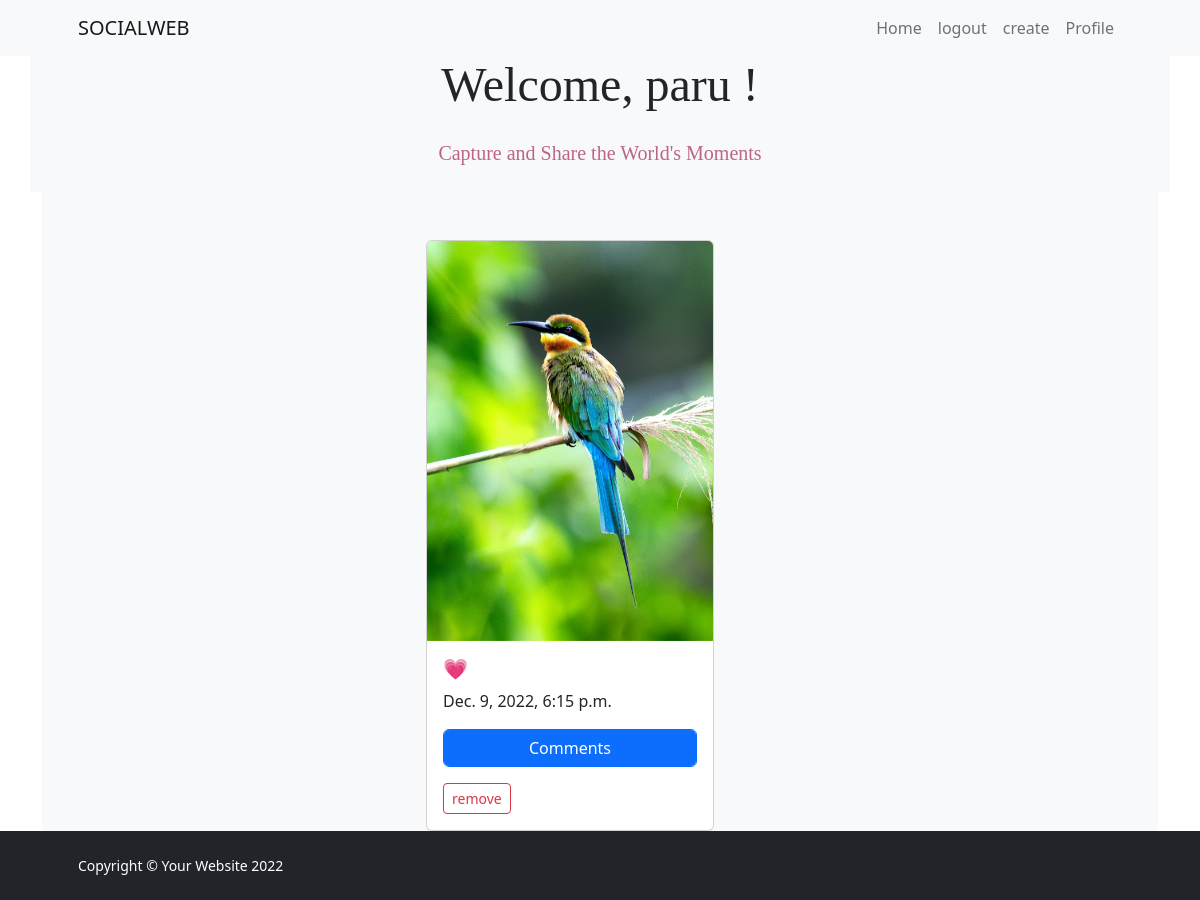
The page /post/profile (signed in) on the database its author committed.
### api/models.py (models this page shows, shortened)
class MyUser(AbstractUser):
    phone=models.CharField(max_length=200)
    profile_pic=models.ImageField(upload_to="profilepics",null=True)

class Posts(models.Model):
    image=models.ImageField(null=True,upload_to="images",blank=True)
    user=models.ForeignKey(MyUser,on_delete=models.CASCADE)
    caption=models.CharField(max_length=500)
    like=models.ManyToManyField(MyUser,related_name="like")
    posted_date=models.DateTimeField(auto_now_add=True)
    @property
    def fetch_comments(self):
        comments=self.comments_set.all()
        return comments

### api/views.py (the view, shortened to what this page needs)
# urls.py: path("post/profile",views.MypostView.as_view(),name="profile"),
class MypostView(ListView,FormView):
    model=Posts
    form_class=PostForm
    template_name="profile.html"
    pk_url_kwargs="id"
    context_object_name="myposts"
    def get_queryset(self):
        return Posts.objects.all().filter(user=self.request.user)

### api/templates/profile.html (shortened to what this page needs)
{%extends 'index.html'%}
{%block body_block%}
{%for q in myposts%}
<div class="card mt-5" style="width: 18rem;">
    {%if q.image%}
    <a href="#!"></a><img src="{{q.image.url}}" class="card-img-top" alt="..."></a>
    {%endif%}
    <div class="card-body">
      <h5 class="card-title">{{q.caption}}</h5>
      <p class="card-text">{{q.posted_date}}</p>
      <p>
        <button class="btn btn-primary form-control" type="button" data-bs-toggle="collapse"
            data-bs-target="#collapseExample" aria-expanded="false" aria-controls="collapseExample">
            Comments
        </button>
    </p>
        <a href="{%url 'remove-post' q.id %}" class="btn btn-sm btn-outline-danger">remove</a>
    </div>
</div>
{%endfor%}
{%endblock%}

### api/templates/index.html (shortened to what this page needs)
<!DOCTYPE html>
{%load static%}
<html lang="en">
    <head>
        <link href="https://cdn.jsdelivr.net/npm/bootstrap-icons@1.5.0/font/bootstrap-icons.css" rel="stylesheet" />
        <link href="{%static 'css/styles.css'%}" rel="stylesheet" />
        <link href="https://cdn.jsdelivr.net/npm/bootstrap@5.2.2/dist/css/bootstrap.min.css" rel="stylesheet">
        <link rel="stylesheet" href="https://cdnjs.cloudflare.com/ajax/libs/font-awesome/4.7.0/css/font-awesome.min.css">
    </head>
    <body class="d-flex flex-column h-100">
        <main class="flex-shrink-0">
            <nav class="navbar navbar-expand-lg navbar-light bg-light">
                <div class="container px-5">
                    <a class="navbar-brand " href="index.html"> SOCIALWEB</a>
                    <div class="collapse navbar-collapse" id="navbarSupportedContent">
                        <ul class="navbar-nav ms-auto mb-2 mb-lg-0">
                            <li class="nav-item"><a class="nav-link" href="{%url 'index'%}">Home</a></li>
                            <li class="nav-item"><a class="nav-link" href="{%url 'logout'%}">logout</a></li>
                            <li class="nav-item"><a class="nav-link" href="{%url 'addpost'%}">create</a></li>
                            <li class="nav-item"><a class="nav-link" href="{%url 'profile'%}">Profile</a></li>
                        </ul>
                    </div>
                </div>
            </nav>
            <div class="container ">
                <div class="row bg-light ">
                        <h1 class="display-5  mb-2 text-center ">
                          <p style="font-family: 'Times New Roman', Times, serif;"> Welcome, {{request.user}} ! </p> </h1>
                        <p class="lead  text-center  mb-4" style="font-family: 'Times New Roman', Times, serif; color:rgb(188, 101, 136) ;">Capture and Share the World's Moments </p>
            </div>
            <div class="container">
                <div class="row bg-light ">
                    <div class="col-4">
                        </div>
                    <div class="col-4">
                         {%block body_block%}
                        {%endblock%}
                    </div>
                    <div class="col-4"></div>
                </div>
            </div>
        </main>
        <footer class="bg-dark py-4 mt-auto">
            <div class="container px-5">
                <div class="row align-items-center justify-content-between flex-column flex-sm-row">
                    <div class="col-auto"><div class="small m-0 text-white text-center">Copyright &copy; Your Website 2022</div></div>
                </div>
            </div>
        </footer>
    </body>
</html>

### rows shown on the page
MyUser: user "paru"
Posts: image (picture), caption "💗", posted_date "Dec. 9, 2022, 6:15 p.m."
